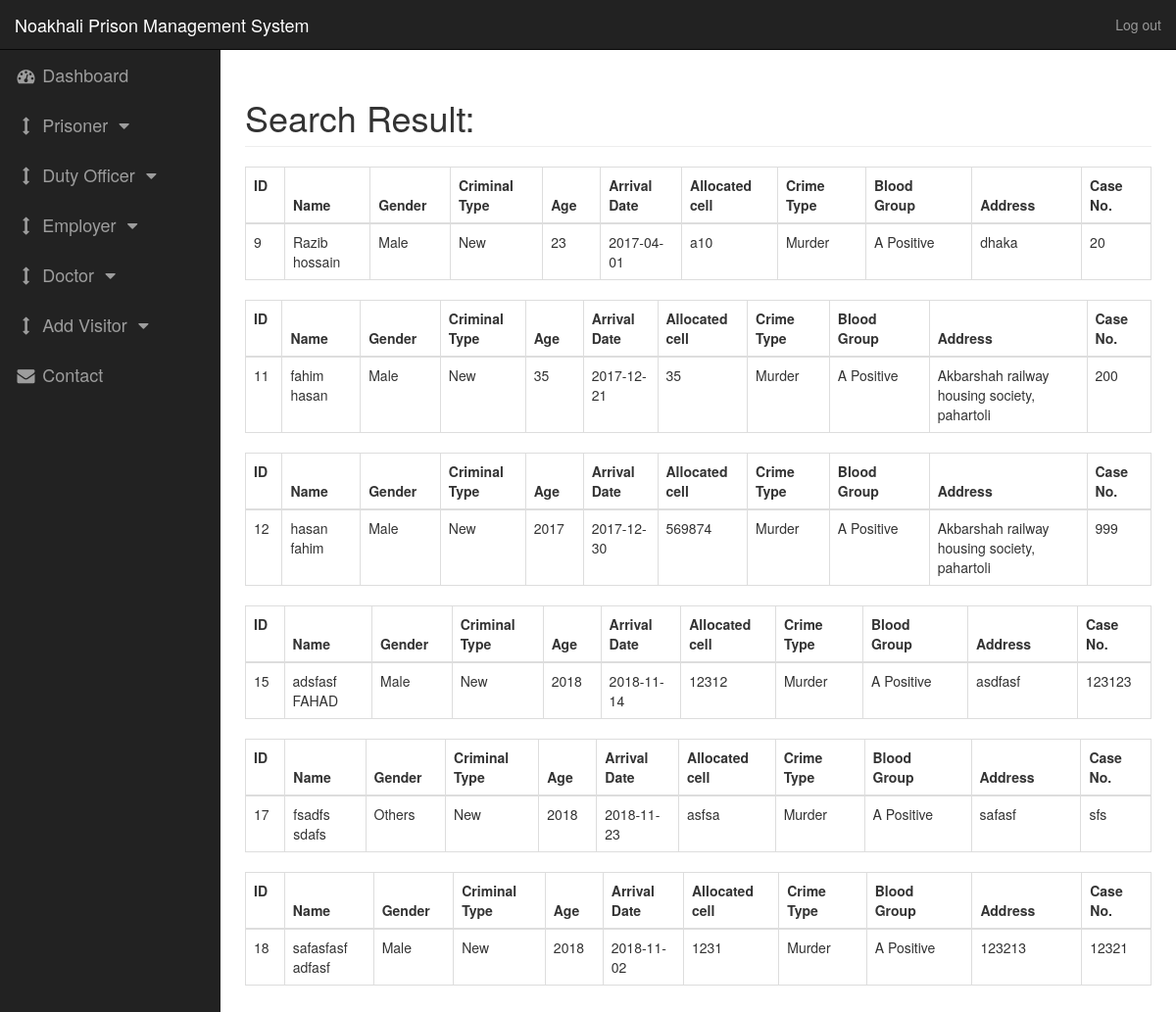
/search.php (signed in), run on the app's committed database.
### tables this page shows
CREATE TABLE `prisoner` (
  `prisoner_id` int(10) NOT NULL,
  `last_name` varchar(255) NOT NULL,
  `first_name` varchar(255) NOT NULL,
  `gender` varchar(255) NOT NULL,
  `age` int(10) NOT NULL,
  `blood_group` varchar(255) NOT NULL,
  `address` varchar(255) NOT NULL,
  `criminal_type` varchar(255) NOT NULL,
  `crime_type` varchar(255) NOT NULL,
  `arrival_date` date NOT NULL,
  `allocated_cell` varchar(255) NOT NULL,
  `case_no` varchar(255) NOT NULL,
  `cell` varchar(100) NOT NULL
);

### search.php (the view)
<?php include 'inc/header.php'; ?>
<?php
include("connection.php");
?>
        <div id="page-wrapper">
            <div class="container-fluid">
                <div class="row">
                    <div class="col-lg-12">
                        <h1 class="page-header">
                           Search Result:
                        </h1>
                        <?php
    $query = $_GET['query'];
    $min_length = 0;
    if(strlen($query) >= $min_length){
        $raw_results = mysqli_query($con,"SELECT * FROM prisoner
            WHERE (`prisoner_id` LIKE '%".$query."%')");
        if(mysqli_num_rows($raw_results) > 0){
            while($results = mysqli_fetch_array($raw_results)){
                            echo'       <table class="table table-bordered">
                                         <thead>
                        <th>ID    &nbsp;&nbsp;&nbsp;&nbsp;</th>
                        <th>Name&nbsp;&nbsp;&nbsp;&nbsp;&nbsp;</th>
                        <th>Gender&nbsp;&nbsp;&nbsp;&nbsp;</th>
                        <th>Criminal Type&nbsp;&nbsp;&nbsp;&nbsp;</th>
                        <th>Age&nbsp;&nbsp;&nbsp;&nbsp;</th>
                        <th>Arrival Date&nbsp;&nbsp;&nbsp;&nbsp;</th>
                        <th>Allocated cell&nbsp;&nbsp;&nbsp;&nbsp;</th>
                        <th>Crime Type&nbsp;&nbsp;&nbsp;&nbsp;&nbsp;&nbsp;</th>
                        <th>Blood Group&nbsp;&nbsp;&nbsp;&nbsp;&nbsp;&nbsp;&nbsp;&nbsp;</th>
                        <th>Address&nbsp;&nbsp;&nbsp;&nbsp;&nbsp;&nbsp;&nbsp;&nbsp;&nbsp;&nbsp;</th>
                        <th>Case No.&nbsp;&nbsp;&nbsp;&nbsp;</th>
                    </thead>
                       ';
;?>
<tr>
                <td><?php echo $results['prisoner_id'];?></td>
                <td><?php echo $results['first_name'].' '.$results['last_name'];?></td>
                <td><?php echo $results['gender'];?></td>
                <td><?php echo $results['criminal_type'];?></td>
                <td><?php echo $results['age'];?></td>
                <td><?php echo $results['arrival_date'];?></td>
                <td><?php echo $results['allocated_cell'];?></td>
                <td><?php echo $results['crime_type'];?></td>
                <td><?php echo $results['blood_group'];?></td>
                <td><?php echo $results['address'];?></td>
                <td><?php echo $results['case_no'];?></td>
                </tr>
                </table>
        <?php    }
        }
        else{
            echo "No results";
        }
    }
    else{
        echo "Minimum length is ".$min_length;
    }
?>
                    </div>
                </div>
            </div>
        </div>
<?php include 'inc/footer.php'; ?>

### css/sb-admin.css (style rules this page uses)
body { margin-top: 100px; background-color: #222; }
@media (min-width:768px) { body { margin-top: 50px; } }
#page-wrapper { width: 100%; padding: 0; background-color: #fff; }
@media (min-width:768px) { #page-wrapper { padding: 10px; } }

### data on the page
prisoner: prisoner_id "9", first_name "Razib", last_name "hossain", gender "Male", criminal_type "New", age "23", arrival_date "2017-04-01", allocated_cell "a10", crime_type "Murder", blood_group "A Positive", address "dhaka", case_no "20"
prisoner: prisoner_id "11", first_name "fahim", last_name "hasan", gender "Male", criminal_type "New", age "35", arrival_date "2017-12-21", allocated_cell "35", crime_type "Murder", blood_group "A Positive", address "Akbarshah railway housing society, pahartoli", case_no "200"
prisoner: prisoner_id "12", first_name "hasan", last_name "fahim", gender "Male", criminal_type "New", age "2017", arrival_date "2017-12-30", allocated_cell "569874", crime_type "Murder", blood_group "A Positive", address "Akbarshah railway housing society, pahartoli", case_no "999"
prisoner: prisoner_id "15", first_name "adsfasf", last_name "FAHAD", gender "Male", criminal_type "New", age "2018", arrival_date "2018-11-14", allocated_cell "12312", crime_type "Murder", blood_group "A Positive", address "asdfasf", case_no "123123"
prisoner: prisoner_id "17", first_name "fsadfs", last_name "sdafs", gender "Others", criminal_type "New", age "2018", arrival_date "2018-11-23", allocated_cell "asfsa", crime_type "Murder", blood_group "A Positive", address "safasf", case_no "sfs"
prisoner: prisoner_id "18", first_name "safasfasf", last_name "adfasf", gender "Male", criminal_type "New", age "2018", arrival_date "2018-11-02", allocated_cell "1231", crime_type "Murder", blood_group "A Positive", address "123213", case_no "12321"
